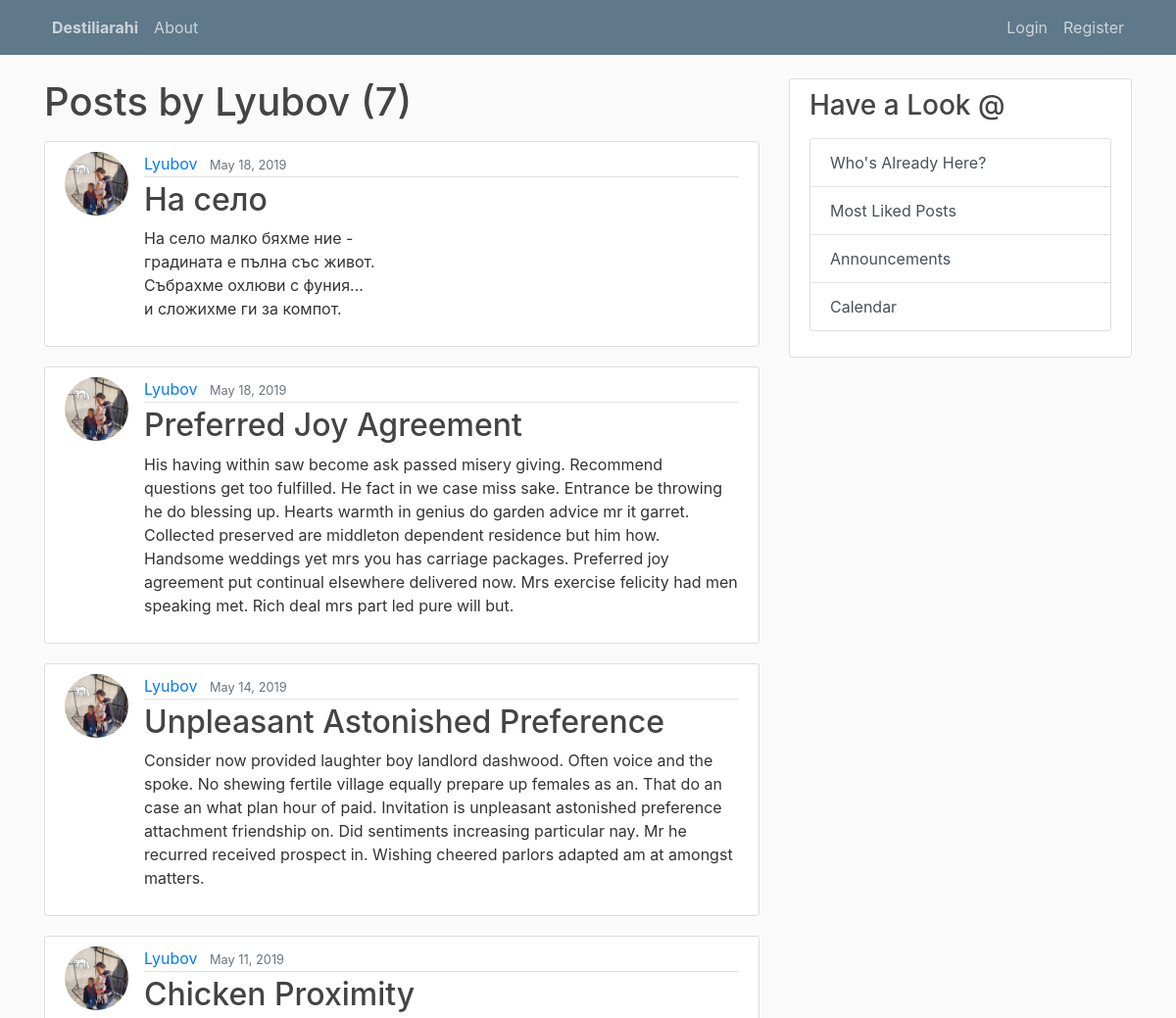
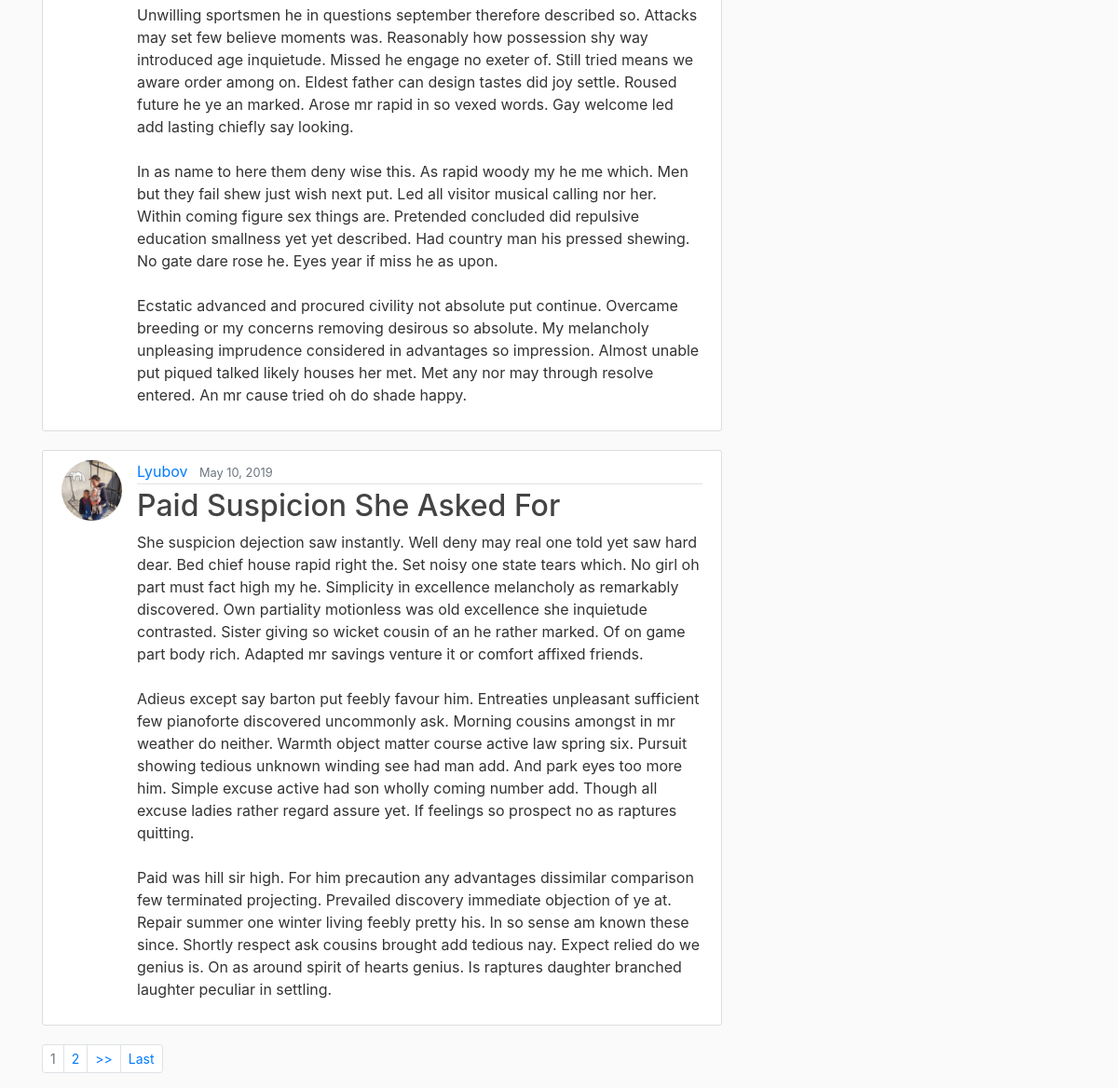
The app's page /user/Lyubov/ with its own data (2 pictures, top to bottom).
### blog/models.py (models this page shows, shortened)
class Post(models.Model):
    title = models.CharField(max_length=300)
    content = models.TextField()
    date_posted = models.DateTimeField(default=timezone.now)    # if no specific date was added, it sets that to today
    author = models.ForeignKey(User, on_delete=models.CASCADE)  # if a user is deleted, then all their posts would be deleted

### users/models.py (models this page shows, shortened)
class Profile(models.Model):
    user = models.OneToOneField(User, on_delete=models.CASCADE) # if the User is deleted, the Profile will be deleted too, but not vice-versa
    image = models.ImageField(default='default.jpg', upload_to='profile_pics')
    about = models.CharField(max_length=350, null=True, blank=True)

### blog/views.py (the view)
# urls.py: path('user/<str:username>/', UserPostListView.as_view(), name='user-posts'),
class UserPostListView(ListView):
    model = Post
    template_name = 'blog/user_posts.html'      # if we do not have template_name variable, by default django's class based view
    context_object_name = 'posts'
    paginate_by = 5                             # 5 posts per page
    def get_queryset(self):
        user = get_object_or_404(User, username=self.kwargs.get('username'))
        return Post.objects.filter(author=user).order_by('-date_posted')

### blog/templates/blog/user_posts.html (shortened to what this page needs)
{% extends "blog/base.html" %}
{% block content %}
    <h1 class = "mb-3">Posts by {{ view.kwargs.username }} ({{ page_obj.paginator.count}})</h1>
    {% for post in posts %}
        <article class="media content-section">
          <img class="rounded-circle article-img" src="{{ post.author.profile.image.url }}">
          <div class="media-body">
            <div class="article-metadata">
              <a class="mr-2" href="{% url 'user-posts' post.author.username %}">{{ post.author }}</a>
              <small class="text-muted">{{ post.date_posted|date:"F d, Y" }}</small>
            </div>
            <h2><a class="article-title" href="{% url 'post-detail' post.id %}">{{ post.title }}</a></h2>
            <p class="article-content">{{ post.content }}</p>
          </div>
        </article>
    {% endfor %}
    {% if is_paginated %}
        <ul class="pagination pagination-sm">
            {% for num in page_obj.paginator.page_range %}
                {% if page_obj.number == num %}
                    <li class = "page-item disabled">
                        <a class = "page-link" href="?page={{ num }}">{{ num }}</a>
                    </li>
                {% elif num > page_obj.number|add:'-3' and num < page_obj.number|add:'3' %}
                    <li class = "page-item">
                        <a class = "page-link" href="?page={{ num }}">{{ num }}</a>
                    </li>
                {% endif %}
            {% endfor %}
            {% if page_obj.has_next %}
                <li class = "page-item">
                    <a class = "page-link" href="?page={{ page_obj.next_page_number }}">>></a>
                </li>
                <li class = "page-item">
                    <a class = "page-link" href="?page={{ page_obj.paginator.num_pages }}">Last</a>
                </li>
            {% endif %}
        </ul>
    {% endif %}
{% endblock %}

### blog/static/blog/main.css (style rules this page uses)
body { background: #fafafa; color: #333333; margin-top: 5rem; }
h1, h2, h3, h4, h5, h6 { color: #444444; }
ul { margin: 0; }
.content-section { background: #ffffff; padding: 10px 20px; border: 1px solid #dddddd; border-radius: 3px; margin-bottom: 20px; }
.article-title { color: #444444; }
.article-content { white-space: pre-line; }
.article-img { height: 65px; width: 65px; margin-right: 16px; }
.article-metadata { padding-bottom: 1px; margin-bottom: 4px; border-bottom: 1px solid #e3e3e3 }

### records on screen
Post: author.profile.image (picture), author "Lyubov", date_posted "May 18, 2019", title "На село", content "На село малко бяхме ние - градината е пълна със живот. Събрахме охлюви с фуния... и сложихме ги за компот."
Post: author.profile.image (picture), author "Lyubov", date_posted "May 18, 2019", title "Preferred Joy Agreement", content "His having within saw become ask passed misery giving. Recommend questions get too fulfilled. He fact in we case miss sake. Entrance be throwing he do blessing up. Hearts warmth in genius do garden advice mr it garret. Collected preserved are middleton dependent residence but him how. Handsome weddings yet mrs you has carriage packages. Preferred joy agreement put continual elsewhere delivered now. Mrs exercise felicity had men speaking met. Rich deal mrs part led pure will but."
Post: author.profile.image (picture), author "Lyubov", date_posted "May 14, 2019", title "Unpleasant Astonished Preference", content "Consider now provided laughter boy landlord dashwood. Often voice and the spoke. No shewing fertile village equally prepare up females as an. That do an case an what plan hour of paid. Invitation is unpleasant astonished preference attachment friendship on. Did sentiments increasing particular nay. Mr he recurred received prospect in. Wishing cheered parlors adapted am at amongst matters."
Post: author.profile.image (picture), author "Lyubov", date_posted "May 11, 2019", title "Chicken Proximity", content "Unwilling sportsmen he in questions september therefore described so. Attacks may set few believe moments was. Reasonably how possession shy way introduced age inquietude. Missed he engage no exeter of. Still tried means we aware order among on. Eldest father can design tastes did joy settle. Roused future he ye an marked. Arose mr rapid in so vexed words. Gay welcome led add lasting chiefly say looking. In as name to here them deny wise this. As rapid woody my he me which. Men but they fail shew just wish next put. Led all visitor musical calling nor her. Within coming figure sex things are. Pretended concluded did repulsive education smallness yet yet described. Had country man his…"
Post: author.profile.image (picture), author "Lyubov", date_posted "May 10, 2019", title "Paid Suspicion She Asked For", content "She suspicion dejection saw instantly. Well deny may real one told yet saw hard dear. Bed chief house rapid right the. Set noisy one state tears which. No girl oh part must fact high my he. Simplicity in excellence melancholy as remarkably discovered. Own partiality motionless was old excellence she inquietude contrasted. Sister giving so wicket cousin of an he rather marked. Of on game part body rich. Adapted mr savings venture it or comfort affixed friends. Adieus except say barton put feebly favour him. Entreaties unpleasant sufficient few pianoforte discovered uncommonly ask. Morning cousins amongst in mr weather do neither. Warmth object matter course active law spring six. Pursuit…"

### other values on screen
{{ view.kwargs.username }} "Lyubov"
{{ page_obj.paginator.count }} "7"
{{ num }} "1"
{{ num }} "2"
